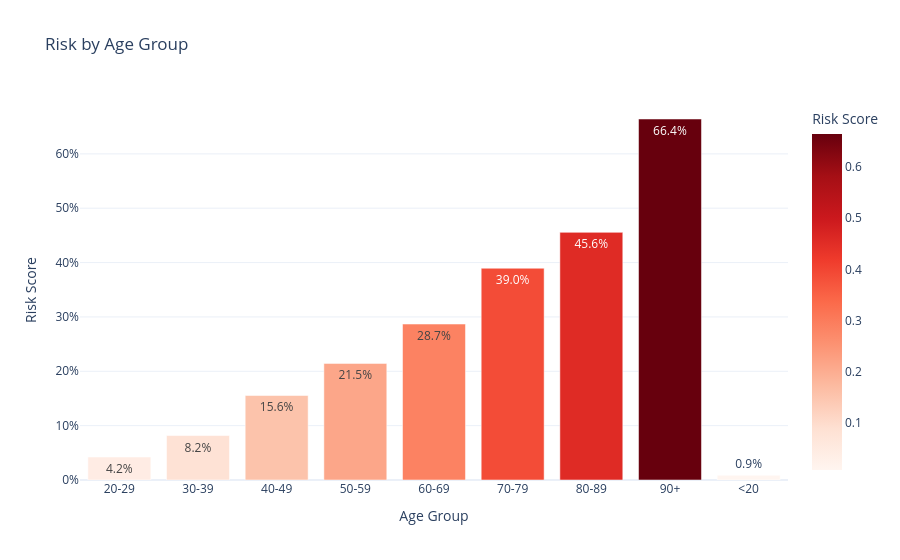

Source (notebook cell):
### Markdown cell above
### Age Analyse

### Code cell
df_analyze['age_group'] = pd.cut(
    df_analyze['anchor_age'], 
    bins=[0, 20, 30, 40, 50, 60, 70, 80, 90, 120],  # 0-20, 20-30, ..., 90-120
    labels=['<20', '20-29', '30-39', '40-49', '50-59', '60-69', '70-79', '80-89', '90+']
)
df_analyze['age_group'] = df_analyze['age_group'].astype(str)

df_age_mean = df_analyze.groupby('age_group')['risk_score'].mean().reset_index()

fig2 = px.bar(
    df_age_mean, 
    x='age_group', 
    y='risk_score',
    text_auto='.1%',
    title='Risk by Age Group',
    labels={'risk_score': 'Risk Score', 'age_group': 'Age Group'},
    color='risk_score',
    color_continuous_scale='Reds',
    template="plotly_white"
)
fig2.update_layout(yaxis_tickformat='.0%')
show_and_save(fig2, "risk_by_age")

### Figure 1 — Plotly figure (JSON) as saved in the notebook; plotly's stock layout.template omitted (floating-point values rounded to 4 significant figures)
{"data": [{"hovertemplate": "Age Group=%{x}<br>Risk Score=%{marker.color}<extra></extra>", "legendgroup": "", "marker": {"color": [0.04232, 0.08179, 0.1555, 0.2145, 0.2869, 0.3896, 0.4556, 0.6641, 0.008751], "coloraxis": "coloraxis", "pattern": {"shape": ""}}, "name": "", "orientation": "v", "showlegend": false, "textposition": "auto", "texttemplate": "%{y:.1%}", "type": "bar", "x": ["20-29", "30-39", "40-49", "50-59", "60-69", "70-79", "80-89", "90+", "<20"], "xaxis": "x", "y": [0.04232, 0.08179, 0.1555, 0.2145, 0.2869, 0.3896, 0.4556, 0.6641, 0.008751], "yaxis": "y"}], "layout": {"barmode": "relative", "coloraxis": {"colorbar": {"title": {"text": "Risk Score"}}, "colorscale": [[0, "rgb(255,245,240)"], [0.125, "rgb(254,224,210)"], [0.25, "rgb(252,187,161)"], [0.375, "rgb(252,146,114)"], [0.5, "rgb(251,106,74)"], [0.625, "rgb(239,59,44)"], [0.75, "rgb(203,24,29)"], [0.875, "rgb(165,15,21)"], [1, "rgb(103,0,13)"]]}, "legend": {"tracegroupgap": 0}, "title": {"text": "Risk by Age Group"}, "xaxis": {"anchor": "y", "domain": [0, 1], "title": {"text": "Age Group"}}, "yaxis": {"anchor": "x", "domain": [0, 1], "tickformat": ".0%", "title": {"text": "Risk Score"}}}}
